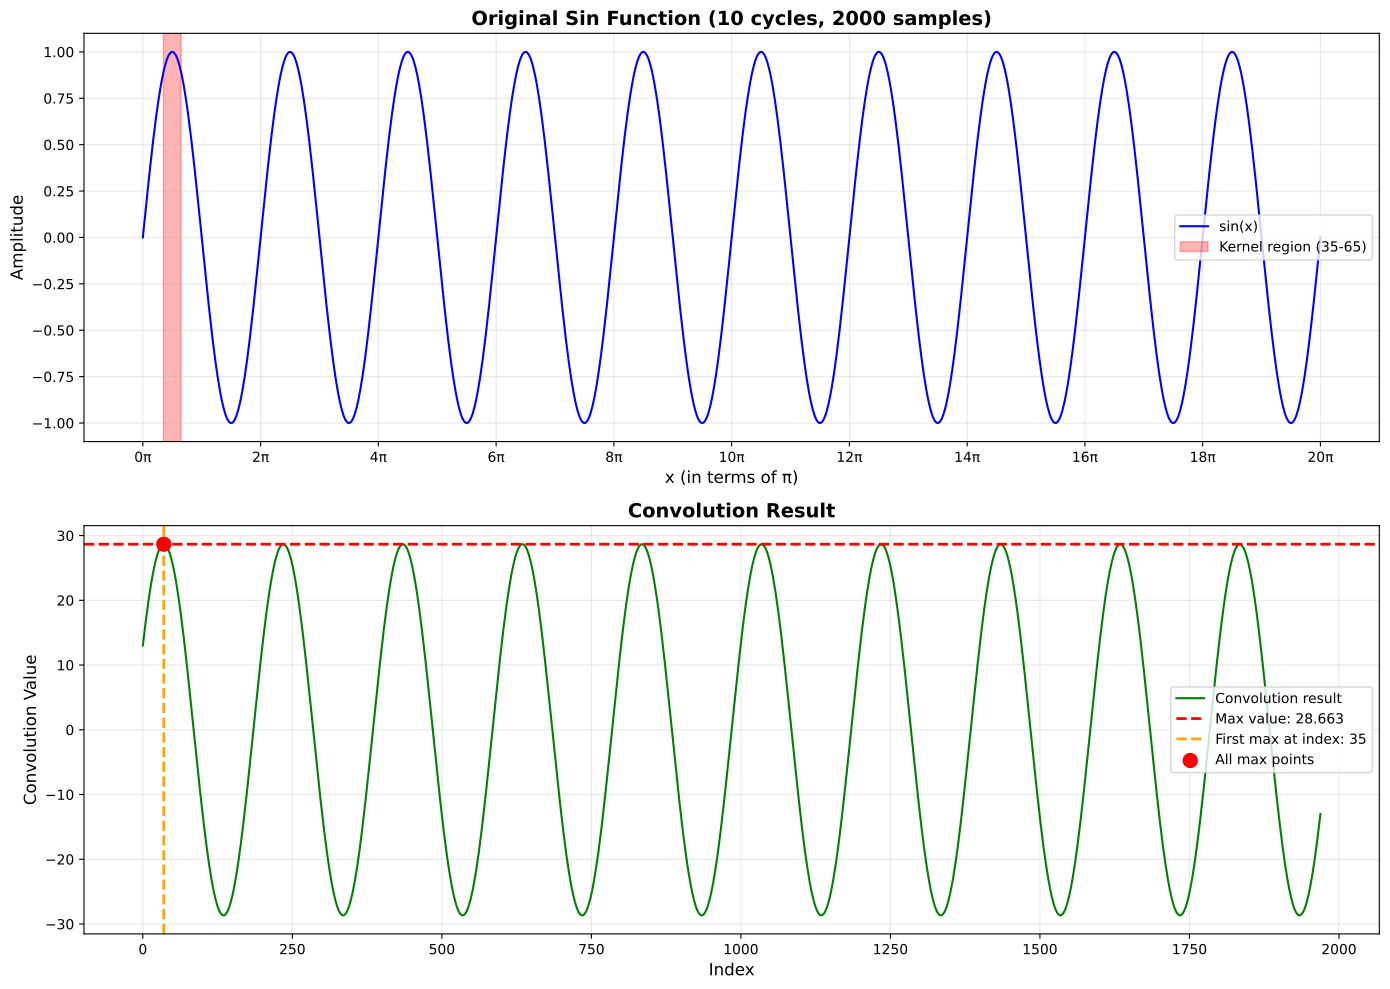

The script that drew this image:
import numpy as np
import matplotlib.pyplot as plt

# 1. Create sin function: 10 cycles (20π), 200 samples per cycle = 2000 total samples
num_cycles = 10
samples_per_cycle = 200
total_samples = num_cycles * samples_per_cycle

x = np.linspace(0, num_cycles * 2 * np.pi, total_samples)
sin_signal = np.sin(x)

# 2. Create kernel from indices 35-65
kernel = sin_signal[35:66]  # 66 because end index is exclusive
# 5. Print kernel values and indexes
print("\n=== Kernel Information ===")
print("Kernel indices: 35-65")
print(f"Kernel length: {len(kernel)}")
print("\nKernel values:")
for i, val in enumerate(kernel, start=35):
    print(f"Index {i}: {val:.6f}")

# 3. Perform convolution
convolution_result = np.convolve(sin_signal, kernel, mode='valid')

# Find top 10 highest results and their first indices
sorted_indices = np.argsort(convolution_result)[::-1]  # Sort descending
top_10_indices = []
top_10_values = []

# Get unique top 10 values and their first occurrence
seen_values = set()
for idx in sorted_indices:
    value = convolution_result[idx]
    if value not in seen_values:
        top_10_values.append(value)
        # Find first index of this value
        first_idx = np.where(convolution_result == value)[0][0]
        top_10_indices.append(first_idx)
        seen_values.add(value)
        if len(top_10_values) == 10:
            break

print("\n=== Top 10 Highest Convolution Results ===")
for i, (value, idx) in enumerate(zip(top_10_values, top_10_indices), 1):
    count = np.sum(convolution_result == value)
    print(f"{i}. Value: {value:.6f} | First index: {idx} | Detected {count} time(s)")

# Keep the highest for visualization
max_value = top_10_values[0]
first_max_index = top_10_indices[0]
max_indices = np.where(convolution_result == max_value)[0]

# 4. Draw graphs
fig, (ax1, ax2) = plt.subplots(2, 1, figsize=(14, 10))

# Top graph: Original sin function
ax1.plot(x/np.pi, sin_signal, 'b-', linewidth=1.5, label='sin(x)')
ax1.axvspan(x[35]/np.pi, x[65]/np.pi, alpha=0.3, color='red', label='Kernel region (35-65)')
ax1.set_title('Original Sin Function (10 cycles, 2000 samples)', fontsize=14, fontweight='bold')
ax1.set_xlabel('x (in terms of π)', fontsize=12)
ax1.set_ylabel('Amplitude', fontsize=12)
ax1.set_xticks(np.arange(0, 21, 2))
ax1.set_xticklabels([f'{i}π' for i in range(0, 21, 2)])
ax1.grid(True, alpha=0.3)
ax1.legend(fontsize=10)

# Bottom graph: Convolution results
ax2.plot(convolution_result, 'g-', linewidth=1.5, label='Convolution result')
ax2.axhline(y=max_value, color='r', linestyle='--', linewidth=2, label=f'Max value: {max_value:.3f}')
ax2.axvline(x=first_max_index, color='orange', linestyle='--', linewidth=2, label=f'First max at index: {first_max_index}')
ax2.scatter(max_indices, [max_value] * len(max_indices), color='red', s=100, zorder=5, label='All max points')
ax2.set_title('Convolution Result', fontsize=14, fontweight='bold')
ax2.set_xlabel('Index', fontsize=12)
ax2.set_ylabel('Convolution Value', fontsize=12)
ax2.grid(True, alpha=0.3)
ax2.legend(fontsize=10)

plt.tight_layout()
plt.show()
